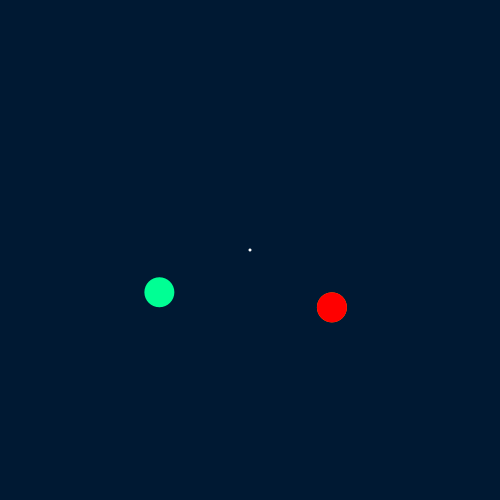
Frame 1 (no input)
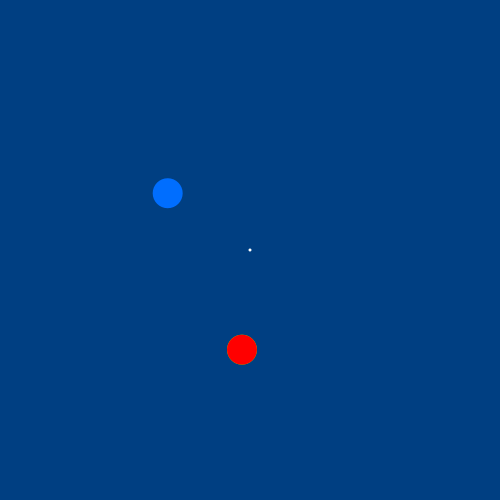
Frame 60 (the mouse pressed at the canvas centre just before this capture)
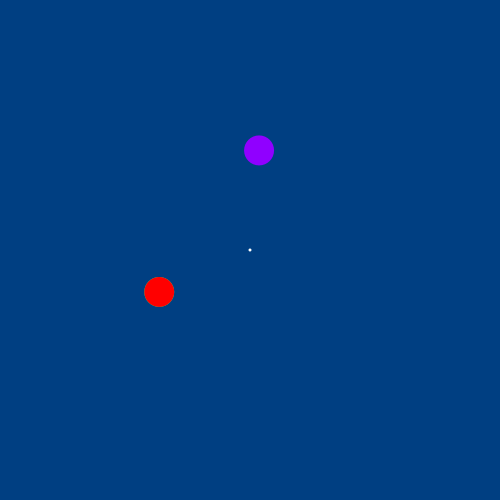
Frame 120 (the mouse held since frame 60 and released just before this capture)

The Processing sketch that drew these frames (run headless with seeded random() and noise(); from frame 60 on, the mouse is pressed at the canvas centre):

// Processing sketch: Quiz_14
// ── Quiz_14.pde
// HSB Color Wheel

/*
hue 0-360
 sat 0-100
 bright 0-100
 */

float angle = 35;
float dist = 100;
int circs = 3;
float offset = 0;

void setup() {
  size(500, 500);
  noStroke();
}

void draw() {
  colorMode(RGB);
  background(0, 25, 51);
  colorMode(HSB, 360, 100, 100);

  float incr = 360/circs;
  offset += .01;
  for (int i = 0; i < circs; i ++) {
    angle += i*incr + offset;
    float x = cos( radians(angle)) * dist; //horizontal
    float y = sin( radians(angle)) * dist; //vertical
    angle -= offset;
    fill(angle, 100, 100);
    ellipse(x + 250, y + 250, 30, 30);
  }

  fill(0, 0, 100);
  ellipse(250, 250, 3, 3);


  angle += 1;
  angle %= 360; //keeps the angle between 360 and 0 and not go above 360 (e.g. 361 will be = 1, 385 will be 25 --> giving the remainder)
  if (angle < 0) angle+= 360; //if less than 0, add 360 to it
}

// Add in key presses to move the bigger circle

void keyPressed() {
  if (key == '=') {
    //angle++;
    circs++;
  }
  if (key == '-') {
    // angle--;
    circs--;
  }
}
